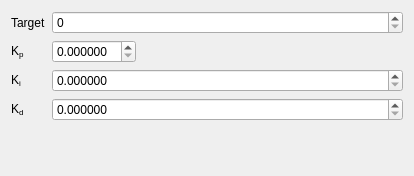
<?xml version="1.0" encoding="UTF-8"?>
<ui version="4.0">
 <class>FormPID</class>
 <widget class="QWidget" name="FormPID">
  <property name="geometry">
   <rect>
    <x>0</x>
    <y>0</y>
    <width>414</width>
    <height>176</height>
   </rect>
  </property>
  <property name="windowTitle">
   <string notr="true">Form</string>
  </property>
  <layout class="QFormLayout" name="formLayout">
   <property name="formAlignment">
    <set>Qt::AlignHCenter|Qt::AlignTop</set>
   </property>
   <item row="0" column="0">
    <widget class="QLabel" name="label">
     <property name="text">
      <string>Target</string>
     </property>
    </widget>
   </item>
   <item row="0" column="1">
    <widget class="QSpinBox" name="target">
     <property name="sizePolicy">
      <sizepolicy hsizetype="Minimum" vsizetype="Minimum">
       <horstretch>0</horstretch>
       <verstretch>0</verstretch>
      </sizepolicy>
     </property>
     <property name="minimumSize">
      <size>
       <width>0</width>
       <height>0</height>
      </size>
     </property>
     <property name="maximumSize">
      <size>
       <width>16777215</width>
       <height>29</height>
      </size>
     </property>
     <property name="maximum">
      <number>220</number>
     </property>
     <property name="displayIntegerBase">
      <number>10</number>
     </property>
    </widget>
   </item>
   <item row="1" column="0">
    <widget class="QLabel" name="label_2">
     <property name="sizePolicy">
      <sizepolicy hsizetype="Preferred" vsizetype="Preferred">
       <horstretch>0</horstretch>
       <verstretch>0</verstretch>
      </sizepolicy>
     </property>
     <property name="maximumSize">
      <size>
       <width>16777215</width>
       <height>16777215</height>
      </size>
     </property>
     <property name="text">
      <string notr="true">&lt;html&gt;&lt;head/&gt;&lt;body&gt;&lt;p&gt;K&lt;span style=&quot; vertical-align:sub;&quot;&gt;p&lt;/span&gt;&lt;/p&gt;&lt;/body&gt;&lt;/html&gt;</string>
     </property>
    </widget>
   </item>
   <item row="1" column="1">
    <widget class="QDoubleSpinBox" name="cPID0">
     <property name="sizePolicy">
      <sizepolicy hsizetype="Fixed" vsizetype="Fixed">
       <horstretch>0</horstretch>
       <verstretch>0</verstretch>
      </sizepolicy>
     </property>
     <property name="maximumSize">
      <size>
       <width>16777215</width>
       <height>29</height>
      </size>
     </property>
     <property name="decimals">
      <number>6</number>
     </property>
     <property name="singleStep">
      <double>0.010000000000000</double>
     </property>
    </widget>
   </item>
   <item row="2" column="0">
    <widget class="QLabel" name="label_3">
     <property name="text">
      <string notr="true">&lt;html&gt;&lt;head/&gt;&lt;body&gt;&lt;p&gt;K&lt;span style=&quot; vertical-align:sub;&quot;&gt;i&lt;/span&gt;&lt;/p&gt;&lt;/body&gt;&lt;/html&gt;</string>
     </property>
    </widget>
   </item>
   <item row="2" column="1">
    <widget class="QDoubleSpinBox" name="cPID1">
     <property name="maximumSize">
      <size>
       <width>16777215</width>
       <height>29</height>
      </size>
     </property>
     <property name="buttonSymbols">
      <enum>QAbstractSpinBox::UpDownArrows</enum>
     </property>
     <property name="decimals">
      <number>6</number>
     </property>
     <property name="singleStep">
      <double>0.000001000000000</double>
     </property>
    </widget>
   </item>
   <item row="3" column="0">
    <widget class="QLabel" name="label_4">
     <property name="text">
      <string notr="true">&lt;html&gt;&lt;head/&gt;&lt;body&gt;&lt;p&gt;K&lt;span style=&quot; vertical-align:sub;&quot;&gt;d&lt;/span&gt;&lt;/p&gt;&lt;/body&gt;&lt;/html&gt;</string>
     </property>
    </widget>
   </item>
   <item row="3" column="1">
    <widget class="QDoubleSpinBox" name="cPID2">
     <property name="maximumSize">
      <size>
       <width>16777215</width>
       <height>29</height>
      </size>
     </property>
     <property name="decimals">
      <number>6</number>
     </property>
     <property name="singleStep">
      <double>0.010000000000000</double>
     </property>
    </widget>
   </item>
  </layout>
 </widget>
 <resources/>
 <connections/>
</ui>
